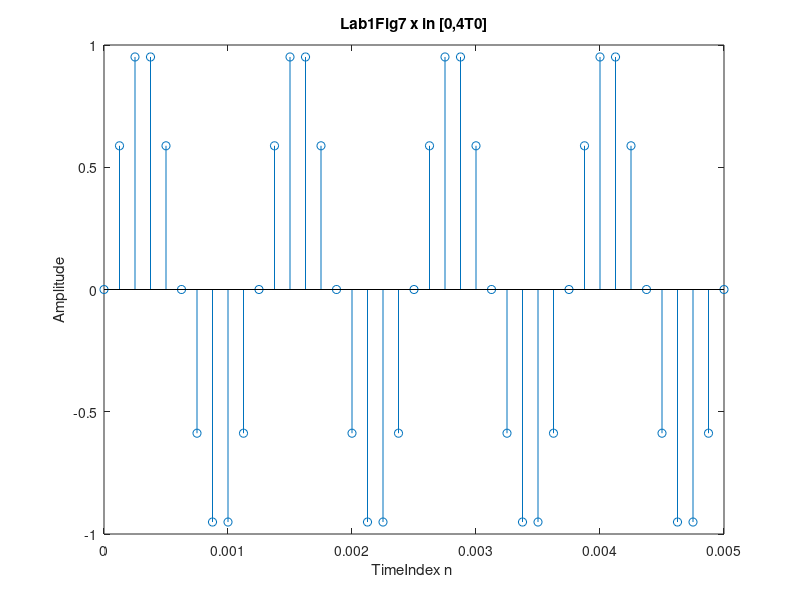
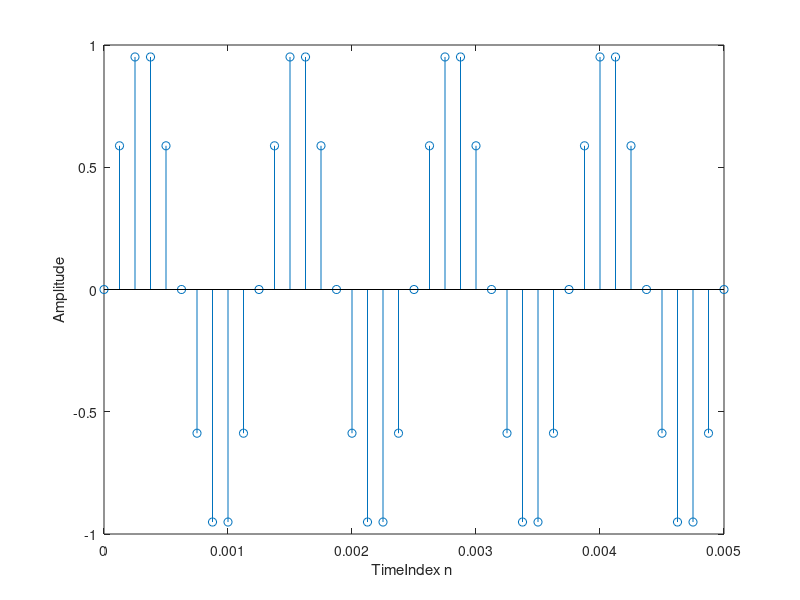
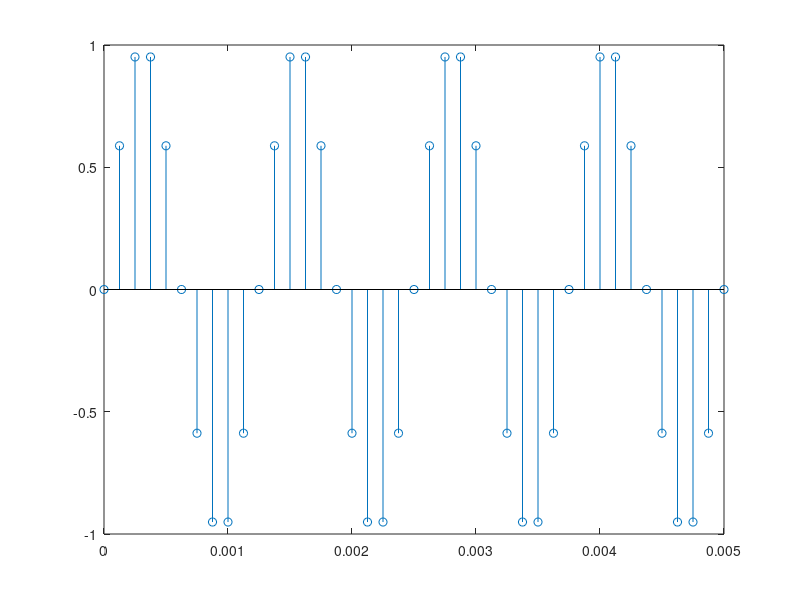
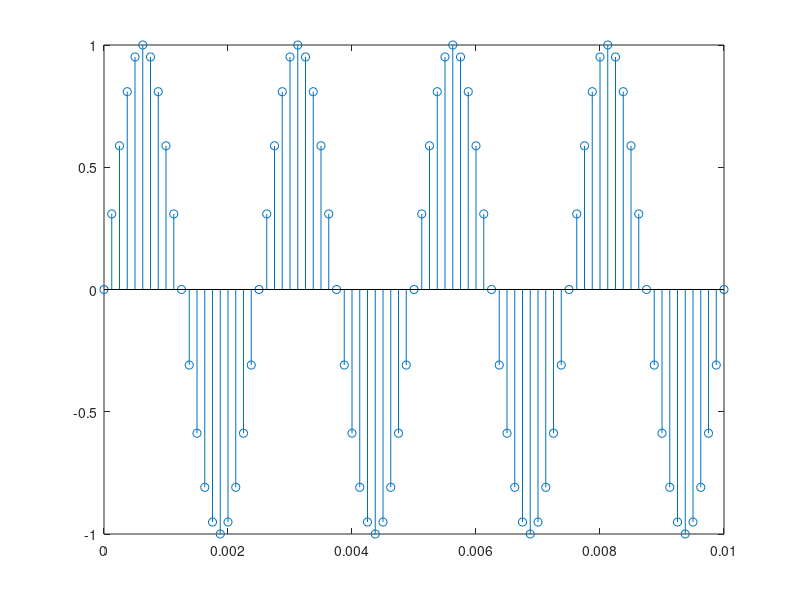

MATLAB code to generate these figures, in order: (Note: this script raises an error after producing the figures.)
%clear
clear;
close all;


fs = 8000;
d = 2;
f0 = 800;


%4.2
N = ceil(fs * d); % one more sample maybe better
%4.3
n = (0 : 1 : (N - 1))';
t = n./(fs);        %0-d
%4.4
x = sin(2 * pi * f0 * t);
%4.5
%sound(x, fs);
%soundsc(x, fs);
%when the f0 get higher,the sounds is transforming from deep to
%high-pitched

%4.6

figure;
stem(t,x);
title('Lab1Fig7 x in [0,4T0]');
xlabel ('TimeIndex n ');
ylabel ('Amplitude');
xlim([0 (4*(1/f0))]);
ylim([-1 1]);

%4.7
figure;
delay = 2 * fs;
delayed_signal = sin(2 * pi  * ( n - delay) * f0 / fs);
stem(t, delayed_signal);
xlabel ('TimeIndex n ');
ylabel ('Amplitude');
xlim([0 (4*(1/f0))]);
ylim([-1 1]);


%4.8

fs = 8000;
d = 2;
f0 = 800;
N = ceil(fs * d); % one more sample maybe better
n0 = (0 : 1 : (N - 1))';
t0 = n0./(fs);        %0-d
x = sin(2 * pi * f0 * t0);

figure;
stem(t0, x);
xlim([0 (4*(1/f0))]);
ylim([-1 1]);

fs = 8000;
d = 2;
f0 = 400;
N = ceil(fs * d); % one more sample maybe better
n1 = (0 : 1 : (N - 1))';
t1 = n1./(fs);        %0-d
y1 = sin(2 * pi * f0 * t1);

figure;
stem(t1, y1);
xlim([0 (4*(1/f0))]);
ylim([-1 1]);

fs = 8000;
d = 4;
f0 = 400;
N = ceil(fs * d); % one more sample maybe better
n2 = (0 : 1 : (N - 1))';
t2 = n2./(fs);        %0-d
y2 = sin(2 * pi * f0 * t2);

fs = 8000;
d = 2;
f0 = 400;
N = ceil(fs * d); % one more sample maybe better
n3 = ((0 : 1 : (N - 1)) + (ceil((1/d)*(N - 1))))';
t3 = n3./(fs);        %0-d
y3 = sin(2 * pi * f0 * t3);

figure;
stem(t3, y3);
ylim([-1 1]);


[x_y1,x_y1_t] = AddSeq(x ,t0, y1, t1);
[x_y1_y2,x_y1_y2_t] = AddSeq(x_y1 ,x_y1_t, y2, t2);
AddSeq(x_y1_y2 ,x_y1_y2_t, y3, t3);

[x_y1,x_y1_t] = MulSeq(x ,t0, y1, t1);
[x_y1_y2,x_y1_y2_t] = MulSeq(x_y1 ,x_y1_t, y2, t2);
MulSeq(x_y1_y2 ,x_y1_y2_t, y3, t3);

[x_y1,x_y1_t] = ConvSeq(x ,t0, y1, t1);
[x_y1_y2,x_y1_y2_t] = ConvSeq(x_y1 ,x_y1_t, y2, t2);
ConvSeq(x_y1_y2 ,x_y1_y2_t, y3, t3);



